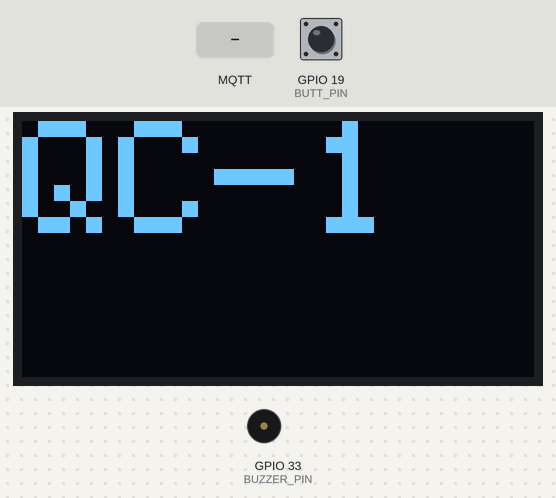
A sketch run on a simulated ESP32. Shown: 128×64 one-colour display, buzzer (waves = sounding). The inputs (shaded band) are chosen by the test bench; at power-on: GPIO 19 (BUTT_PIN) HIGH. WiFi joins after 1.5 s; servers stay silent unless stated; no MQTT or app messages arrive unless stated; what the sketch prints to the serial monitor is not drawn.

Above: at 2.77 s.
2.8 s: MQTT message "checkStatus" arrives on the first subscribed topic
At 5.2 s:
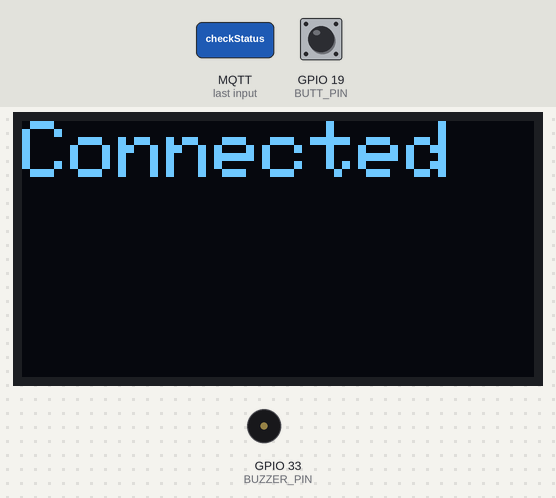
5.8 s: MQTT message "callMessage" arrives on the first subscribed topic
At 7.2 s:
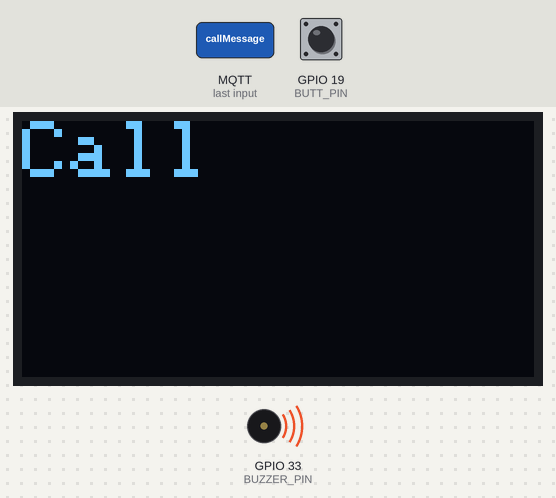
8.8 s: MQTT message "startStatus" arrives on the first subscribed topic
At 11.7 s:
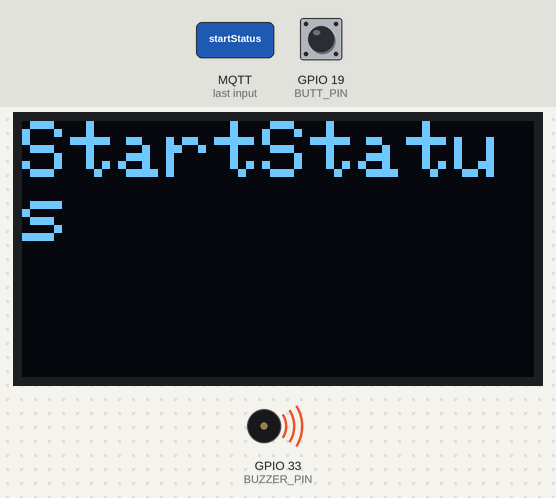
11.8 s: MQTT message "cancelMessage" arrives on the first subscribed topic
14.8 s: MQTT message "coutQueue" arrives on the first subscribed topic
At 21.5 s:
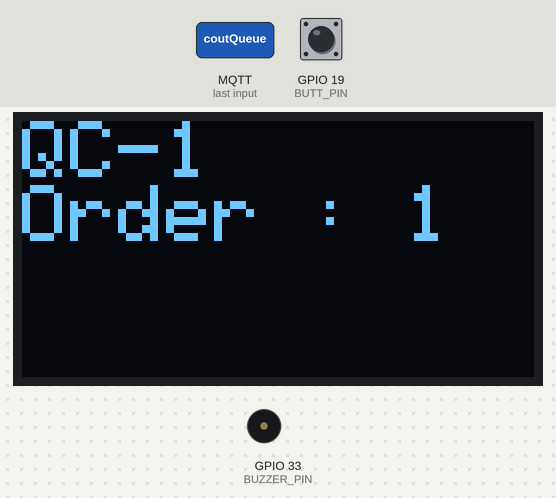
Timing chart, 0 to 21.8 s (numbered marks = the images above; inputs shaded):
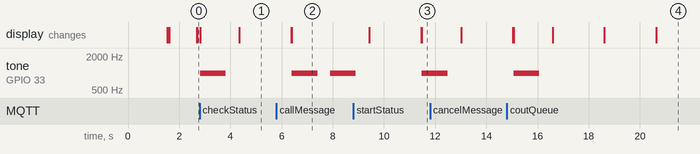

Measured:
- after the input at 2.8 s, tone on GPIO 33 (BUZZER_PIN): silent → 1000 Hz at once, → silent 1.0 s later; the display: first changes at once (image 1 shows a later state)
- after the input at 5.8 s, tone on GPIO 33 (BUZZER_PIN): silent → 1000 Hz after 0.61 s, → silent 1.0 s later, → 1000 Hz 0.50 s later; the display: first differs from a run without the input after 0.61 s (image 2)
- after the input at 8.8 s, the display: first differs from a run without the input after 2.7 s (image 3)
- after the input at 14.8 s, the display: first differs from a run without the input after 5.8 s (image 4)

The sketch:

erwrewrwerwer.ino
```cpp
#include <WiFi.h>
#include <PubSubClient.h>
#include <SPI.h>
#include <Wire.h>
#include <Adafruit_GFX.h>
#include <Adafruit_SSD1306.h>
#include <WiFiManager.h>

const char* mqtt_server = "broker.netpie.io";
const int mqtt_port = 1883;
const char* mqtt_Client = "8e96b804-1a98-4cfe-b8d1-b2470ccbf9a4";
const char* mqtt_username = "1cLJT2ECvEhwYWqNC11eanXzopQnt2XC";
const char* mqtt_password = "ZQkr3QpEWvsWg2uPnfR57jBZV55gjLVj";
const char* topic_open = "@msg/open";
const char* topic_name = "@msg/sms-0";
const char* nameDv = "QC-1";

int Q_cout = 0;
int maxDv = 10;

WiFiClient espClient;
PubSubClient client(espClient);

#define BUZZER_PIN 33
#define BUTT_PIN 19
#define OLED_RESET 4

Adafruit_SSD1306 display(OLED_RESET);

void disprint(String text, int s) {
  display.clearDisplay();
  display.setTextSize(s);
  display.setTextColor(WHITE);
  display.setCursor(0, 0);
  display.println(text);
  display.display();
}

void disprintname() {
  display.clearDisplay();
  if (Q_cout == 0) {
    display.setTextSize(4);
    display.setTextColor(WHITE);
    display.setCursor(0, 0);
    display.println(nameDv);
  } else {
    display.setTextSize(2);
    display.setTextColor(WHITE);
    display.setCursor(0, 0);
    display.println(nameDv);
    display.print("Order : ");
    display.println(Q_cout);
  }
  display.display();
}

void sAlert() {
  tone(BUZZER_PIN, 1000);
  delay(1000);
  tone(BUZZER_PIN, 0);
  delay(500);
}

void setup() {
  Serial.begin(115200);

  WiFiManager wm;

    bool res;
    res = wm.autoConnect("AutoConnectAP");
    disprint("AutoConnectAP", 2);

    if(!res) {
        Serial.println("Failed to connect");
        disprint("Failed to connect", 2);
        ESP.restart();
    }
    else {
        Serial.println("connected...yeey :)");
        disprint("connected...yeey :)", 2);
    }

  client.setServer(mqtt_server, mqtt_port);
  client.setCallback(callback);

  pinMode(BUTT_PIN, INPUT_PULLUP);
  pinMode(BUZZER_PIN, OUTPUT);

  display.begin(SSD1306_SWITCHCAPVCC, 0x3c);
  display.clearDisplay();
}


void checkStatus(String t) {
  if (t == "checkStatus") {
    disprint("CheckStatus", 2);
    client.publish(topic_name, "Confirm-CheckStatus");
    sAlert();
    client.publish(topic_name, "Connected");
    client.publish(topic_open, "QC-1 : Confirm-checkStatus");
    disprint("Connected", 2);
  } else if (t == "startStatus") {
    disprint("StartStatus", 2);
    client.publish(topic_name, "Confirm-startStatus");
    sAlert();
    client.publish(topic_name, "Connected");
    client.publish(topic_open, "QC-1 : Confirm-startStatus");
    disprint("Connected", 2);
    Q_cout = 0;
  }
}

void callMessage(String t, String m) {
  if (m == "callMessage") {
    if (t == topic_name) {
      disprint("Call", 2);
      sAlert();
      sAlert();
      client.publish(topic_name, "Confirm-Call");
      client.publish(topic_open, "QC-1 : Confirm-callMessage");
      disprint("Confirm", 2);
      Q_cout = 0;
    } else if (Q_cout == 1) {
      disprint("Call", 2);
      sAlert();
      sAlert();
      client.publish(topic_name, "Confirm-Call");
      client.publish(topic_open, "QC-1 : Confirm-callMessage");
      disprint("Confirm", 2);
      Q_cout = 0;
    } else if (Q_cout != 0) {
      Q_cout--;
    }
  }
}

void cancelMessage(String m) {
  if (m == "cancelMessage") {
    disprint("Cancel", 2);
    sAlert();
    client.publish(topic_name, "Confirm-Cancel");
    client.publish(topic_open, "QC-1 : Confirm-cancelMessage");
    disprint("Confirm", 2);
    Q_cout = 0;
  }
}

void getQueue() {
  client.publish(topic_name, "getQueue");
  Q_cout = 0;
}

void coutQueue(String t, String m) {
  if (t == topic_name && m == "coutQueue") {
    Q_cout++;
  }
}

void reQueue(String m) {
  if (m == "reQueue") {
    getQueue();
  }
}

void loop() {
  while (!client.connected()) {
    Serial.print("Attempting MQTT connection…");
    disprint("Attempting MQTT connection…", 1);
    delay(1000);
    if (client.connect(mqtt_Client, mqtt_username, mqtt_password)) {
      Serial.println("connected");
      disprint("connected", 1);
      client.subscribe(topic_name);
      client.subscribe(topic_open);
      client.publish(topic_name, "Connected");
      client.publish(topic_open, "QC-1 : Connected");
    } else {
      Serial.print("failed, rc=");
      disprint("failed", 1);
      Serial.print(client.state());
      Serial.println("try again in 5 seconds");
      delay(5000);
      return;
    }
    disprintname();
  }
  client.loop();

  if (digitalRead(BUTT_PIN) == LOW) {
    getQueue();
    delay(2000);
  }
}

void callback(char* topic, byte* payload, unsigned int length) {
  Serial.print("Message arrive [");
  Serial.print(topic);
  Serial.print("]");
  String message;
  for (int i = 0; i < length; i++) {
    message = message + (char)payload[i];
  }
  Serial.println(message);
  checkStatus(message);
  callMessage(topic, message);
  cancelMessage(message);
  coutQueue(topic, message);
  reQueue(message);
  delay(2000);
  disprintname();
}
```
